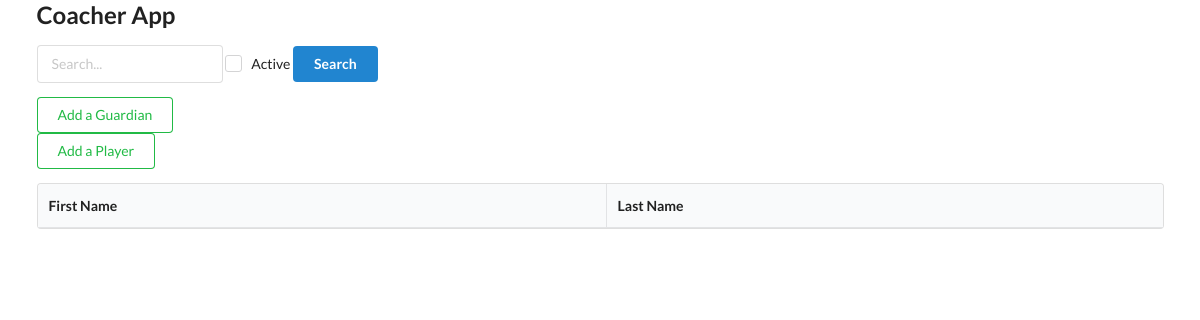
The page /guardians on the database as committed earlier.
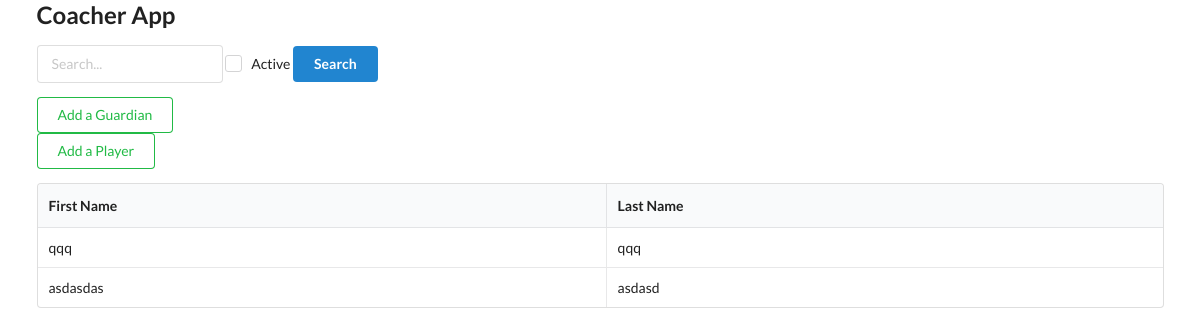
The same page on the database as committed later.
### coacher/models.py (models this page shows)
class Guardian(Base):
    __tablename__ = 'guardians'
    id = Column(Integer, primary_key=True, index=True)
    first_name = Column(String, unique=False, nullable=False)
    last_name = Column(String, unique=False)
    mobile_number = Column(String, unique=True, nullable=True)
    player_id = Column(Integer, ForeignKey('players.id'))
    players = relationship('Player', back_populates='guardians')
    addresses = relationship('Address', back_populates='guardians')

### coacher/views/main.py (the view)
@app.get("/guardians", tags=["frontend"])
def guardians(request: Request, db: Session = Depends(get_db)):
    guardians = db.query(Guardian).all()
    return templates.TemplateResponse("guardians.html", {
        "request": request,
        "guardians": guardians
    })

### templates/guardians.html (shortened to what this page needs)
{% extends "layout.html" %}
{% block content %}
<form>
  <div class="ui input">
    <input name="first_name" type="text" placeholder="Search..." value="{{ first_name or ''}}">
  </div>
  <div class="ui checkbox">
    <label>Active</label>
  </div>
  <button id="search" type="submit" class="ui button primary">
    Search
  </button>
</form>
<div>
  <button id="add_guardian" type="button" class="ui positive basic button">
  Add a Guardian
  </button>
</div>
<div>
  <button id="add_player" type="button" onclick="window.open('/', '_blank');" class="ui positive basic button">
  Add a Player
  </button>
</div>
<table class="ui celled table">
  <thead>
    <tr>
        <th>First Name</th>
        <th>Last Name</th>
    </tr>
  </thead>
  <tbody>
    {% for guardian in guardians %}
    <tr>
      <td>{{ guardian.first_name }}</td>
      <td>{{ guardian.last_name }}</td>
    </tr>
    {% endfor %}
  </tbody>
</table>
{% endblock %}

### templates/layout.html (shortened to what this page needs)
<html>
    <head>
        <link rel="stylesheet" href="https://cdn.jsdelivr.net/npm/semantic-ui@2.4.2/dist/semantic.min.css">
    </head>
    <body>
        <div class = "ui container">
            <h2>Coacher App</h2>
            {% block content %}
            {% endblock %}
        </div>
    </body>
</html>

Rows that differ between the two databases and show on the page:
added Guardian: first_name "qqq", last_name "qqq"
added Guardian: first_name "asdasdas", last_name "asdasd"
